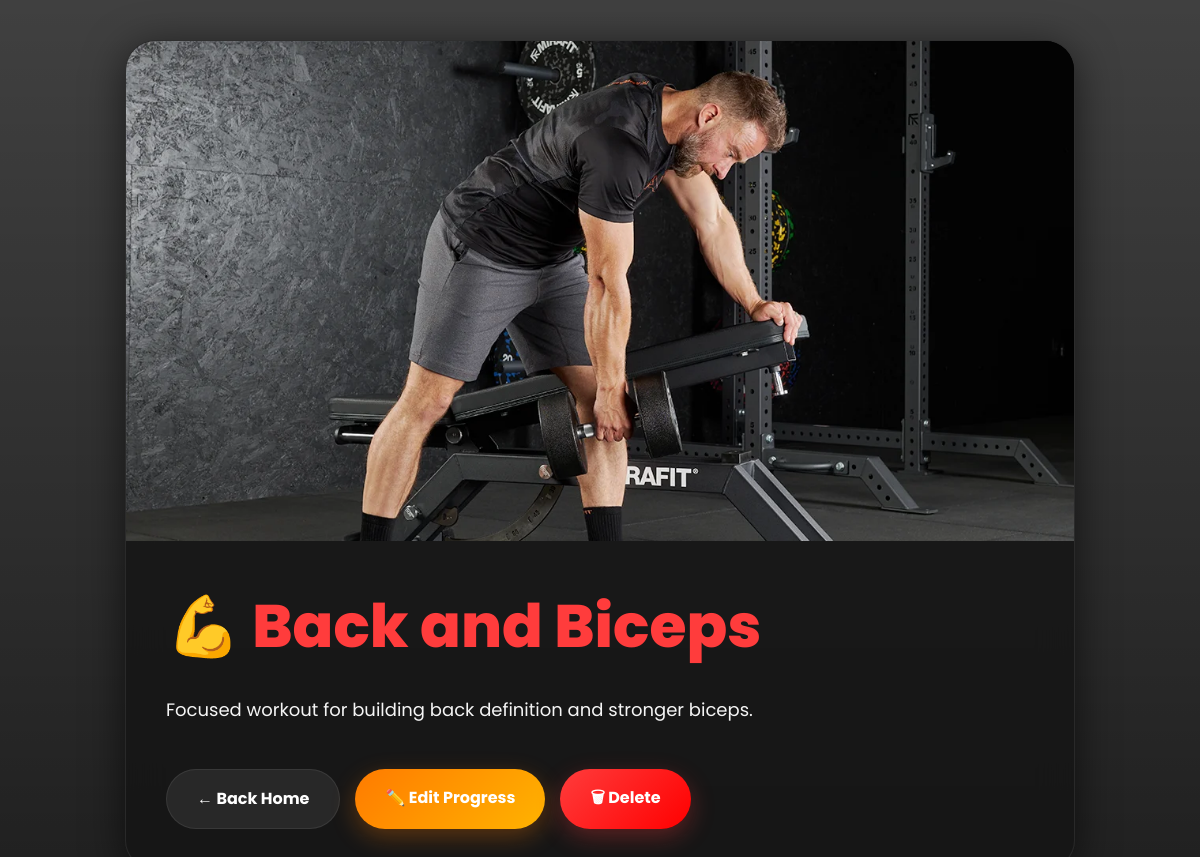
The app's page /17/ (signed in) with its own data.
### albums/models.py (models this page shows, shortened)
class Album(models.Model):
    user = models.ForeignKey(User, on_delete=models.CASCADE)
    title = models.CharField(max_length=100)
    description = models.TextField()
    image = models.ImageField(upload_to='albums/')
    created_at = models.DateTimeField(auto_now_add=True)

### albums/views.py (the view)
# urls.py: path('<int:pk>/', AlbumDetailView.as_view(), name='album-detail'),
class AlbumDetailView(LoginRequiredMixin, DetailView):
    model = Album

### templates/albums/album_detail.html (shortened to what this page needs)
<!DOCTYPE html>
<html lang="en">
<head>
</head>
<body>
    <div class="detail-card">
        <div class="detail-image">
            <img src="{{ object.image.url }}">
        </div>
        <div class="detail-content">
            <div class="title">
                💪 {{ object.title }}
            </div>
            <div class="description">
                {{ object.description }}
            </div>
            <div class="buttons">
                <a href="/" class="btn home-btn">
                    ← Back Home
                </a>
                <a href="/{{ object.id }}/update/" class="btn edit-btn">
                    ✏️ Edit Progress
                </a>
                <a href="/{{ object.id }}/delete/" class="btn delete-btn">
                    🗑 Delete
                </a>
            </div>
        </div>
    </div>
</body>
</html>

### templates/albums/album_detail.html (style rules this page uses)
* { margin:0; padding:0; box-sizing:border-box; font-family:'Poppins', sans-serif; }
body { background: linear-gradient(rgba(0,0,0,0.75), rgba(0,0,0,0.88)), url('https://images.unsplash.com/photo-1517836357463-d25dfeac3438?q=80&w=2070&auto=format&fit=crop'); background-size:cover; background-position:center; background-attachment:fixed; min-height:100vh; display:flex; justify-content:center; align-items:center; padding:40px; overflow-x:hidden; }
.detail-card { width:100%; max-width:950px; background:rgba(20,20,20,0.78); backdrop-filter:blur(20px); border-radius:30px; overflow:hidden; border:1px solid rgba(255,255,255,0.08); box-shadow:0 8px 40px rgba(0,0,0,0.6); animation:fadeIn 1s ease; }
.detail-image { width:100%; height:500px; overflow:hidden; background:black; }
.detail-image img { width:100%; height:100%; object-fit:cover; display:block; }
.detail-content { padding:40px; }
.title { font-size:60px; font-weight:800; color:#ff3c3c; margin-bottom:20px; }
.description { color:#f5f5f5; font-size:18px; line-height:38px; margin-bottom:40px; }
.buttons { display:flex; gap:15px; flex-wrap:wrap; }
.btn { padding:16px 30px; border-radius:50px; text-decoration:none; font-weight:700; transition:0.4s; font-size:16px; }
.home-btn { background:rgba(255,255,255,0.08); color:white; border:1px solid rgba(255,255,255,0.08); }
.edit-btn { background:linear-gradient( 135deg, #ff7b00, #ffb300 ); color:white; box-shadow:0 8px 25px rgba(255,123,0,0.3); }
.delete-btn { background:linear-gradient( 135deg, #ff3c3c, #ff0000 ); color:white; box-shadow:0 8px 25px rgba(255,60,60,0.3); }

### records on screen
Album: image (picture), title "Back and Biceps", description "Focused workout for building back definition and stronger biceps."
